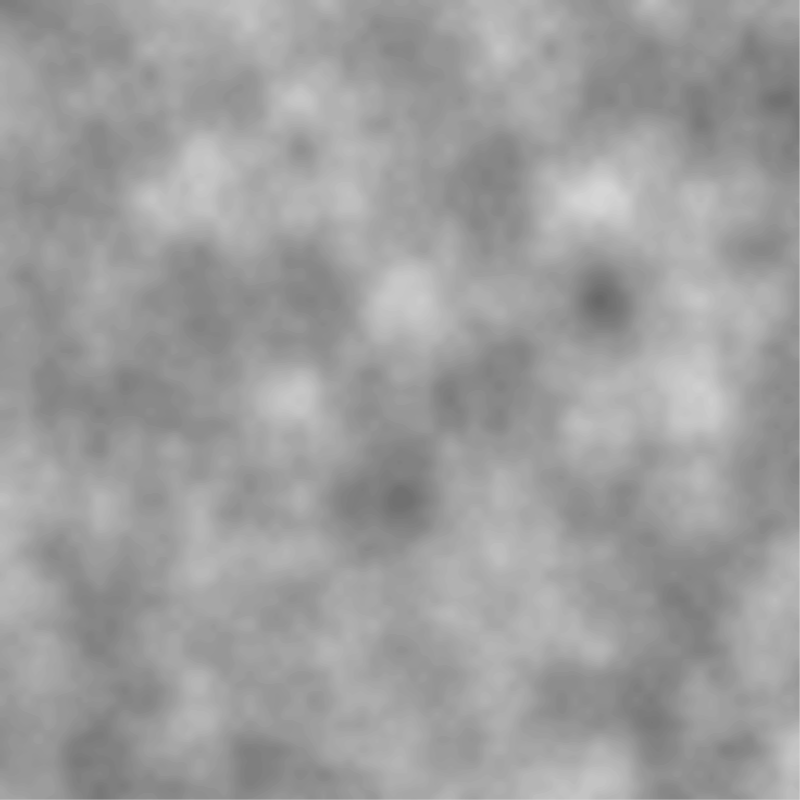
Frame 1 (no input)
Frame 2 (the mouse pressed at the canvas centre, redrawn once): identical to frame 1, image omitted

The p5.js sketch that drew this single still picture (run headless with seeded random() and noise() and a simulated clock; the mouse was pressed at the canvas centre and the sketch redrawn once):

// p5.js sketch
// ── sketch.js
function setup() {
    //SetCanvasSize();
    createCanvas(800, 800);

    // Noise settings
    // noiseSeed(195735482);
    // noiseDetail(3, 0.5);

    console.time('generate noisemap');
    GenerateNoiseMap(width, height);
    console.timeEnd('generate noisemap');

    NoiseMapShowStats()


    // Turn off the draw loop.
    noLoop();
}


// function windowResized() {
//   console.log("windowResized");
//   SetCanvasSize();
// }



function draw() {
  background(220);
  console.time("draw");
  for( let i =0; i < width; i++)
    for(let j = 0; j < height; j++)
  {
    // let n = 255 * noise(i*0.01,j*0.01);
    //console.time('peek noise');
    let n = 255 * GetNoiseFromMap(i,j);
    //console.timeEnd('peek noise');

    //console.time('drawPoint');
    stroke(n);
    point(i,j);
    //console.timeEnd('drawPoint');
  }
  console.timeEnd("draw");
}

let noiseMap = [];
let noiseMapWidth = 0;
let noiseMapHeight = 0;
let noiseMapSize = 0;
let noiseScale = 0.01;
let noiseOctaveNumber = 4;
let noiseOctaveFalloff = 0.5;
let noiseMapSeed = 49852321;
let noiseMapMaxNoise = 0;
let noiseMapMinNoise = 1;

function GenerateNoiseMap(nmWidth, nmHeight)
{
  noiseMap = [];
  noiseMapWidth = nmWidth;
  noiseMapHeight = nmHeight;
  noiseMapSize = noiseMapWidth * noiseMapHeight;
  noiseMapMaxNoise = 0;
  noiseMapMinNoise = 1;

  noiseDetail(noiseOctaveNumber, noiseOctaveFalloff);
  noiseSeed(noiseSeed);

  for( let i = 0; i < noiseMapWidth; i++)
  {
    for( let j = 0; j < noiseMapHeight; j++)
    {
      const noiseIndex = (j * noiseMapWidth) + i;
      const noiseVal = noise( i * noiseScale, j * noiseScale);

      if( noiseVal > noiseMapMaxNoise) noiseMapMaxNoise = noiseVal;
      if( noiseVal < noiseMapMinNoise) noiseMapMinNoise = noiseVal;

      noiseMap[noiseIndex] = noiseVal;
    }
  }
}

function GetNoiseFromMap(x,y)
{
  if( noiseMapSize == 0) return -1;
  const noiseIndex = (y * width) + x;
  if( noiseIndex < noiseMapSize)
  {
    return noiseMap[noiseIndex];
  }
  return -1;
}

function NoiseMapShowStats()
{
  console.log("Noise Map ");
  console.log("Noise Min :  " + noiseMapMinNoise);
  console.log("Noise Max :  " + noiseMapMaxNoise);
}

function SetCanvasSize()
{
  
  // Set size base on HTML body size
  //const bodyEl = select('body');
  //console.log("BODY width " + bodyEl.width + " height " + bodyEl.height)
  //resizeCanvas(bodyEl.width * 0.95, bodyEl.height * 0.95);

  // Set a fixed size
  resizeCanvas(800, 800);
}
